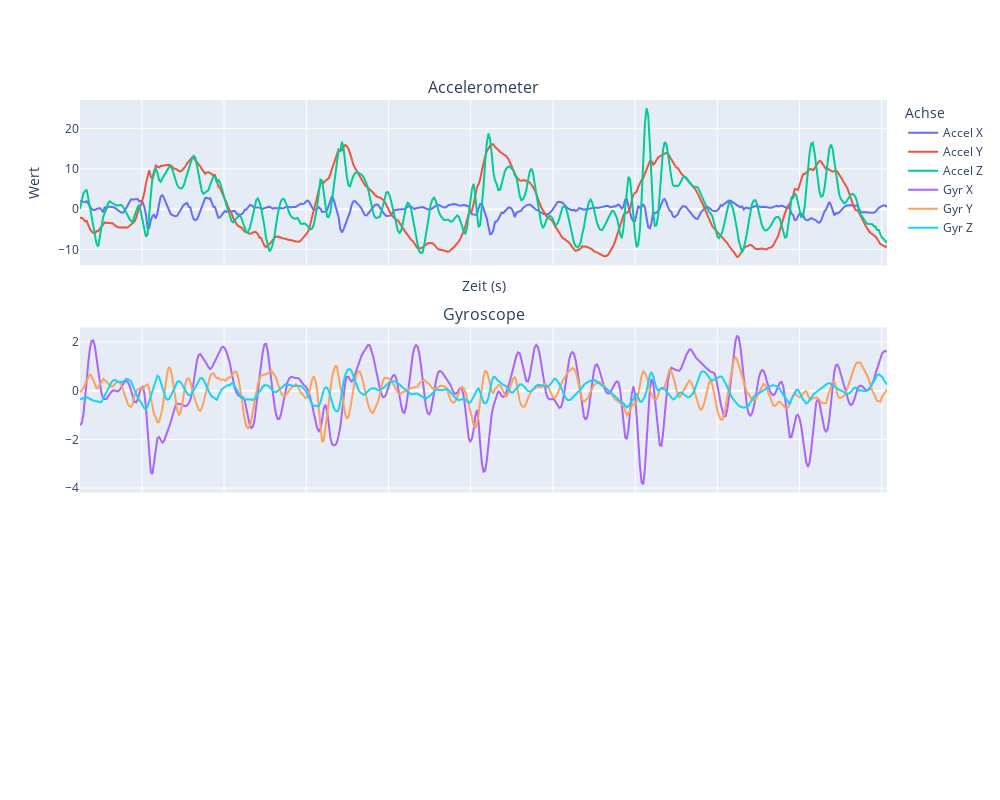

The notebook cell this image was saved under:
### Code cell
compare_acc_gyr(acc,gyr)

### Figure 1 — Plotly figure (JSON) as saved in the notebook; plotly's stock layout.template omitted (floating-point values rounded to 4 significant figures; data arrays with more than 128 entries replaced by an {"elided": "..."} marker saying what was removed)
{"data": [{"name": "Accel X", "type": "scatter", "x": {"elided": "491 float values"}, "y": {"elided": "491 float values"}}, {"name": "Accel Y", "type": "scatter", "x": {"elided": "491 float values"}, "y": {"elided": "491 float values"}}, {"name": "Accel Z", "type": "scatter", "x": {"elided": "491 float values"}, "y": {"elided": "491 float values"}}, {"marker": {"size": 4}, "name": "Gyr X", "type": "scatter", "x": {"elided": "491 float values"}, "xaxis": "x2", "y": {"elided": "491 float values"}, "yaxis": "y2"}, {"marker": {"size": 4}, "name": "Gyr Y", "type": "scatter", "x": {"elided": "491 float values"}, "xaxis": "x2", "y": {"elided": "491 float values"}, "yaxis": "y2"}, {"marker": {"size": 4}, "name": "Gyr Z", "type": "scatter", "x": {"elided": "491 float values"}, "xaxis": "x2", "y": {"elided": "491 float values"}, "yaxis": "y2"}], "layout": {"annotations": [{"font": {"size": 16}, "showarrow": false, "text": "Accelerometer", "x": 0.5, "xanchor": "center", "xref": "paper", "y": 1, "yanchor": "bottom", "yref": "paper"}, {"font": {"size": 16}, "showarrow": false, "text": "Gyroscope", "x": 0.5, "xanchor": "center", "xref": "paper", "y": 0.6333, "yanchor": "bottom", "yref": "paper"}], "height": 800, "legend": {"title": {"text": "Achse"}}, "width": 1000, "xaxis": {"anchor": "y", "domain": [0, 1], "matches": "x3", "showticklabels": false, "title": {"text": "Zeit (s)"}}, "xaxis2": {"anchor": "y2", "domain": [0, 1], "matches": "x3", "showticklabels": false}, "xaxis3": {"anchor": "y3", "domain": [0, 1]}, "yaxis": {"anchor": "x", "domain": [0.7333, 1], "title": {"text": "Wert"}}, "yaxis2": {"anchor": "x2", "domain": [0.3667, 0.6333]}, "yaxis3": {"anchor": "x3", "domain": [0, 0.2667]}}}
